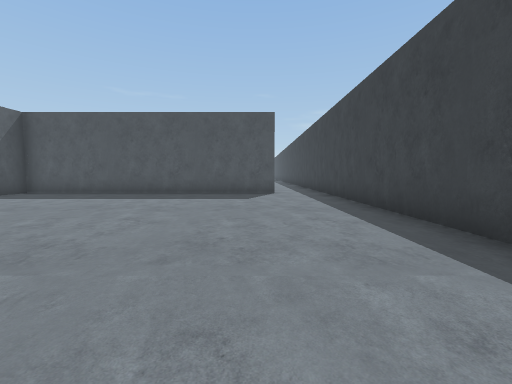
view 1 (above)

15 first-person views from a walk through a 3-D level made in the Unity game engine. The camera is 1.4 m above the floor, tilts 4° down and sees 90° across. The floor is counted in squares, 2 m on a side. Each view is taken from the middle of a square. On the plan, view 1 faces up. The plan holds only what a view shows up to about 9 squares ahead; the rest is blank. The place goes on beyond the plan. The player is left out.

view 2
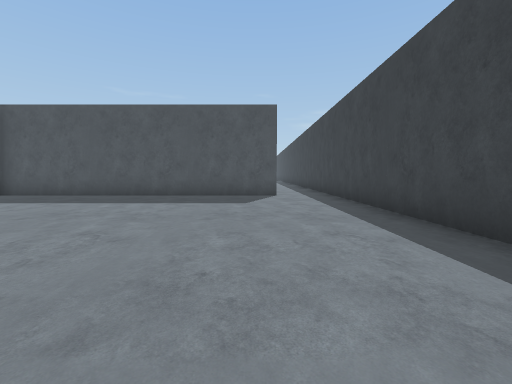

view 3
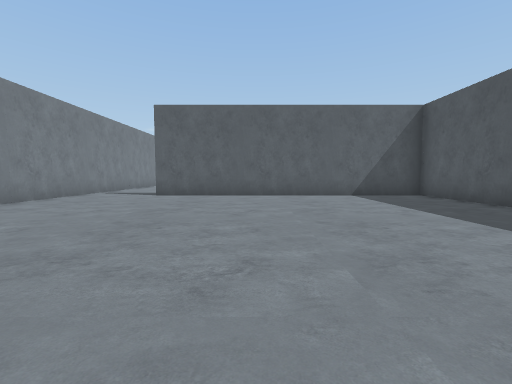

view 4
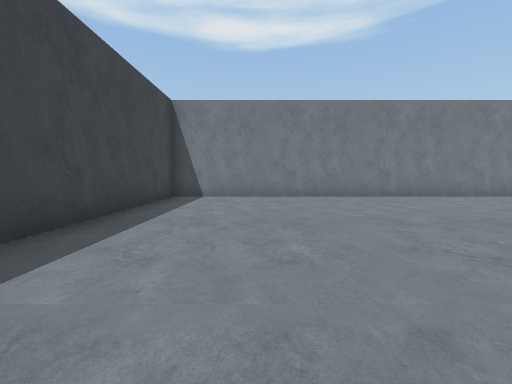

view 5
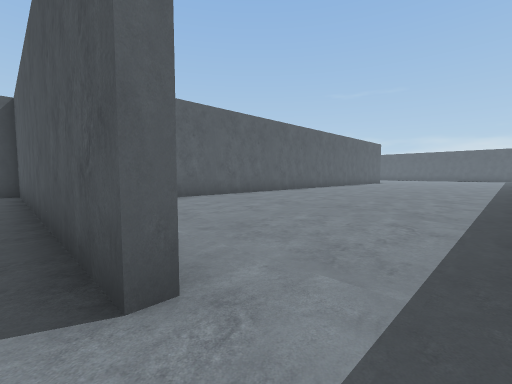

view 6
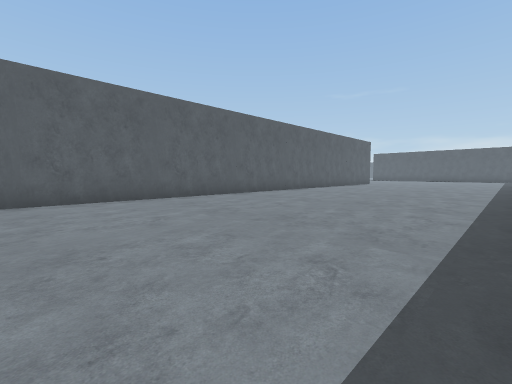

view 7
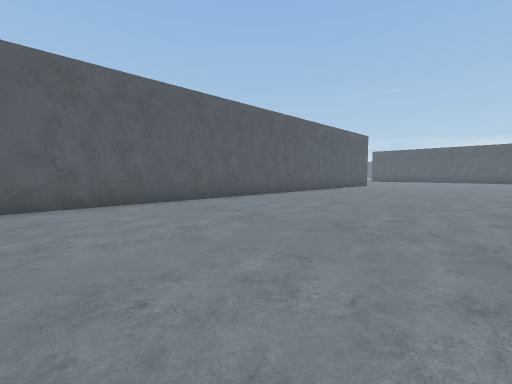

view 8
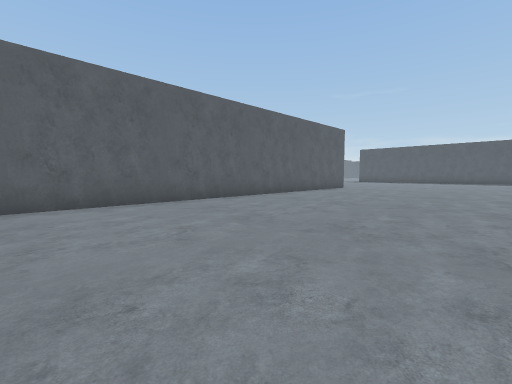

view 9
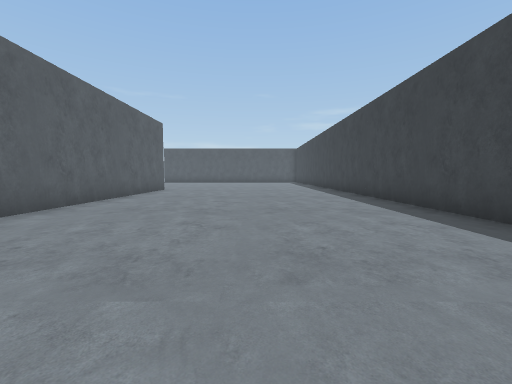

view 10
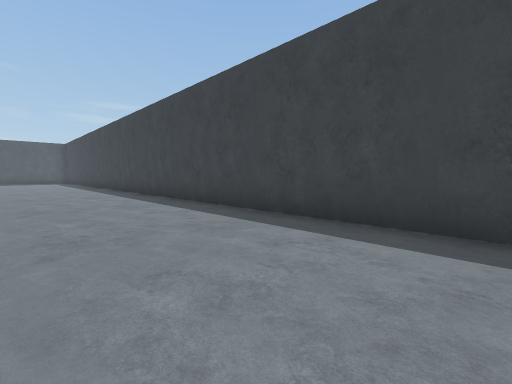

view 11
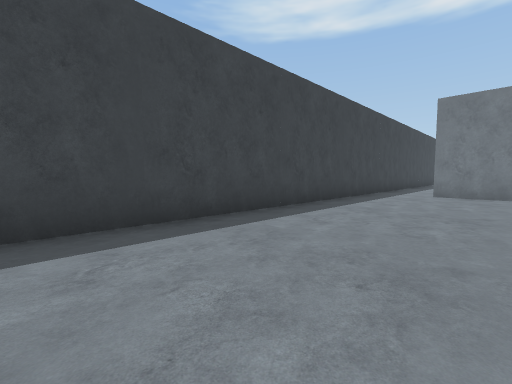

view 12
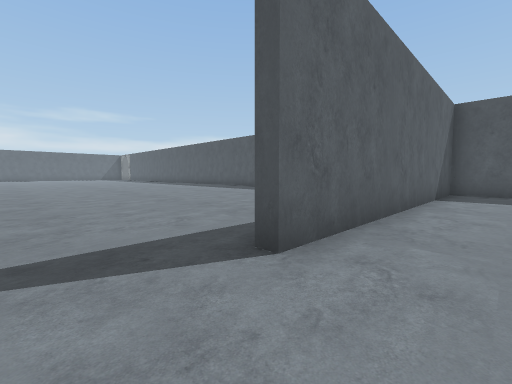

view 13
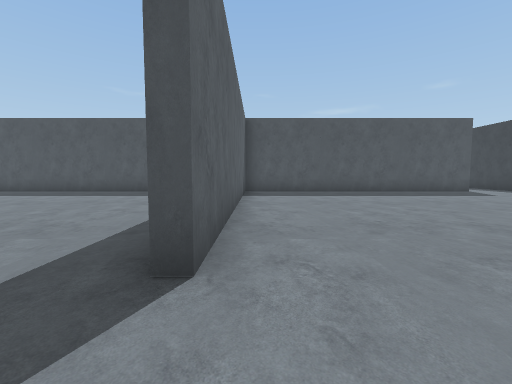

view 14
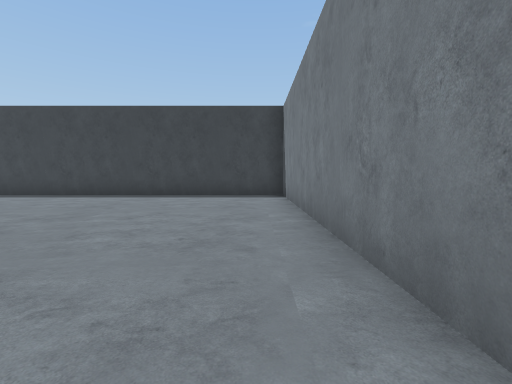

view 15
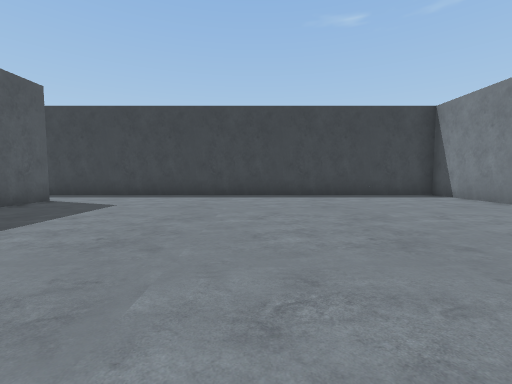

### Floor plan
Points are (right, up) in squares from view 1. A wall is a line through its corners. A room is listed if a view was taken in it or the views show most of it. See-through windows are left out.
Room 1 (views 1, 2, 3, 4, 5, 12, 13, 14, 15)
walls: (0.8, 9.4) (-8.4, 9.4) (-8.4, 0.6); (-9.1, -1.9) (2.6, -1.9) (2.6, 9.6)
ways out: opening at (1.5, 10) to room 2; opening at (-9, -0.5)
Room 2 (views 6, 7, 8, 9, 10, 11)
walls: (-5.1, 27) (-5.1, 10.9); (-1.1, 9.7) (0.8, 9.7); (2.6, 9.6) (2.6, 27.1)
ways out: opening at (1.5, 10) to room 1

Where each view was taken, in squares from view 1:
view 1: 0 up, 0 right, facing up
view 2: 1 up, 0 right, facing up
view 3: 4 up, 0 right, facing left
view 4: 6 up, 0 right, facing down
view 5: 9 up, 2 right, facing up-left
view 6: 11 up, 2 right, facing up-left
view 7: 14 up, 1 right, facing up-left
view 8: 17 up, 1 right, facing up-left
view 9: 18 up, 1 left, facing up
view 10: 17 up, 1 left, facing up-right
view 11: 19 up, 1 left, facing down-right
view 12: 1 down, 7 left, facing up-left
view 13: 1 down, 8 left, facing up
view 14: 1 down, 6 left, facing right
view 15: 4 up, 6 left, facing right
